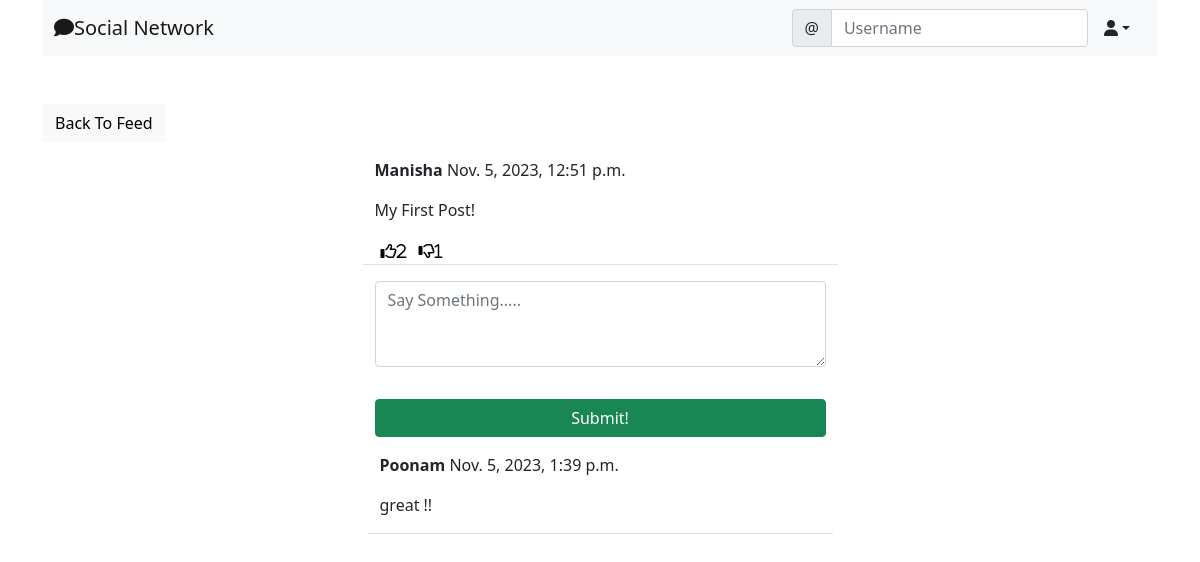
Screenshot of /social/post/9/ (signed in) with the database file from the repository.
### social/models.py (models this page shows)
class Post(models.Model):
    body= models.TextField()
    created_on=models.DateTimeField(default=timezone.now)
    author=models.ForeignKey(User,on_delete=models.CASCADE)
    likes=models.ManyToManyField(User,blank=True,related_name='likes')
    dislikes=models.ManyToManyField(User,blank=True,related_name='dislikes')

class Comment(models.Model):
    comment = models.TextField()
    created_on = models.DateTimeField(default=timezone.now)
    author = models.ForeignKey(User, on_delete=models.CASCADE)
    post=models.ForeignKey('Post', on_delete=models.CASCADE)

### social/views.py (the view, shortened to what this page needs)
# urls.py: path('post/<int:pk>/', PostDetailView.as_view(), name='post-detail'),
class PostDetailView(LoginRequiredMixin, View):
    def get(self, request,pk, *args, **kwargs ):
        post=Post.objects.get(pk=pk)
        form = CommentForm()
        comments=Comment.objects.filter(post=post).order_by('-created_on')
        context={
            'post' : post,
            'form' : form,
            'comments' : comments,
        }
        return render(request, 'social/post_detail.html',context)

### social/forms.py
class CommentForm(forms.ModelForm):
    comment = forms.CharField(
        label='',
        widget=forms.Textarea(attrs={
            'rows' : '3',
            'placeholder' : 'Say Something.....'
        }) )
    class Meta:
        model = Comment
        fields= ['comment']

### social/templates/social/post_detail.html (shortened to what this page needs)
{% extends 'landing/base.html' %}
{% load crispy_forms_tags %}
{% block content %}
<div class="container">
    <div class ="row  mt-5">
        <div class ="col-md-5 col-sm-6">
       <a href="{% url 'post-list' %}" class="btn btn-light">Back To Feed</a>
        </div>
    </div>
    <div class ="row justify-content-center mt-3">
        <div class ="col-md-5 col-sm-12 border-bottom">
          <p>
            <strong>{{post.author}}<space>  </space></strong>{{post.created_on}}
        </p>
          <p>{{post.body}}</p>
          <div class="d-flex flex-row">
            <form method="POST" action="{%url 'like' post.pk%}">
                <button style="background-color:transparent; border:none; box-shadow:none ;" type="submit">
                <i class="far fa-thumbs-up"><span>{{ post.likes.all.count }}</span></i>
                </button>
            </form>
            <form method="POST" action="{%url 'dislike' post.pk%}">
                <button style="background-color:transparent; border:none; box-shadow:none ;" type="submit">
                <i class="far fa-thumbs-down">{{ post.dislikes.all.count }}</i>
                </button>
            </form>
        </div>
        </div>
    </div>
    <div class ="row justify-content-center mt-3 mb-5 ">
        <div class ="col-md-5 col-sm-12 ">
        <form method="POST">
            {{form | crispy}}
            <div class="d-grid gap-2">
                <button class ="btn btn-success mt-3">Submit!</button>
        </form>
        </div>
    </div>
    {% for comment in comments %}
    <div class ="row justify-content-center mt-3 mb-5 ">
    <div class ="col-md-5 col-sm-12 border-bottom ">
    <p>
        <strong>{{comment.author}}<space>  </space></strong>{{comment.created_on}}
    </p>
    <p>{{ comment.comment}}</p>
    </div>
</div>
    {%endfor %}
</div>
{% endblock content %}

### rows the page displays
Post: author "Manisha", created_on "Nov. 5, 2023, 12:51 p.m.", body "My First Post!", likes.all.count "2", dislikes.all.count "1"
Comment: author "Poonam", created_on "Nov. 5, 2023, 1:39 p.m.", comment "great !!"
